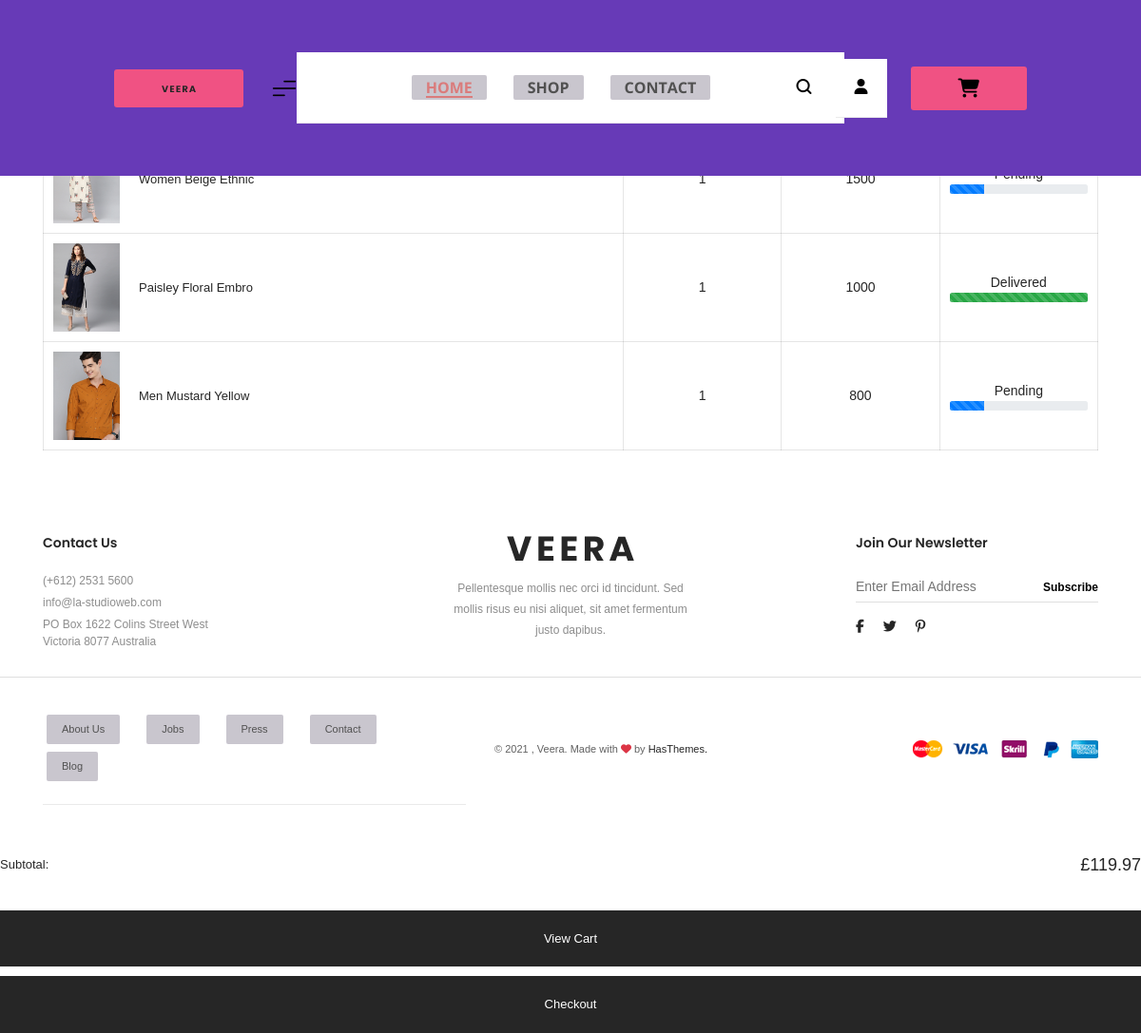
/myorder/ (signed in), run on the app's committed database.
### app/models.py (models this page shows, shortened)
class order(models.Model):
    user=models.ForeignKey(Reg,on_delete=models.CASCADE)
    cart=models.ForeignKey(Cart,on_delete=models.CASCADE)
    country=models.CharField(max_length=20)
    state=models.CharField(max_length=20)
    city=models.CharField(max_length=20)
    pincode=models.PositiveIntegerField()
    date=models.DateField(null=True)
    order_status=models.CharField(choices=bar,max_length=100,default='Pending')

class Cart(models.Model):
    user=models.ForeignKey(Reg, on_delete=models.CASCADE)
    prod=models.ForeignKey(product,on_delete=models.CASCADE)
    quantity=models.PositiveIntegerField()
    subtotle=models.PositiveIntegerField()
    status=models.BooleanField(default=False)

class product(models.Model):
    c_name=models.ForeignKey(category,on_delete=models.CASCADE)
    pname=models.CharField(max_length=20)
    pdis=models.TextField()
    price=models.PositiveIntegerField()
    img1=models.ImageField(upload_to='img1',null=True)
    img2=models.ImageField(upload_to='img2',null=True)

### app/views.py (the view)
# urls.py: path('myorder/',views.myorder,name='myorder'),
def myorder(request):
    cat=category.objects.all()
    user=request.session['user']
    data=order.objects.filter(user__email=user,cart__status=True)
    return render(request,'myorder.html',{'cat':cat,'data':data})

### app/templates/myorder.html
{% extends 'base.html' %}
{% load static %}
{% block body %}
<div id="wishlist-page-wrapper" class="pt-90 pt-md-60 pt-sm-50 pb-40 pb-md-10 pb-sm-10">
    <div class="container">
        <div class="row">
            <div class="col-lg-12">
                <div class="shopping-cart-list-area">
                    <div class="shopping-cart-table table-responsive">
                        <table class="table table-bordered text-center">
                            <thead>
                            <tr>
                                <th>Products</th>
                                <th>Quantity</th>
                                <th>Price</th>
                                <th>Status</th>
                            </tr>
                            </thead>
                            <tbody>
                            <tr>
                                {% for i in data %}
                                <td class="product-list">
                                    <div class="cart-product-item d-flex align-items-center">
                                        <a class="product-thumb">
                                            <img src="{{i.cart.prod.img1.url}}" alt="Product"/>
                                        </a>
                                        <a  class="product-name">{{i.cart.prod.pname}}</a>
                                    </div>
                                </td>
                                <td>{{i.cart.quantity}}</td>
                                <td>
                                    <span class="price">{{i.cart.subtotle}}</span>
                                </td>
                                <td>
                                    {{i.order_status}}
                                    {% if i.order_status == 'Pending' %}
                                    <div class="progress">
                                        <div class="progress-bar progress-bar-striped" role="progressbar" style="width: 25%" aria-valuenow="10" aria-valuemin="0" aria-valuemax="100"></div>
                                    </div>
                                    {% elif i.order_status == 'Accepted' %}
                                    <div class="progress">
                                        <div class="progress-bar progress-bar-striped" role="progressbar" style="width: 50%" aria-valuenow="10" aria-valuemin="0" aria-valuemax="100"></div>
                                    </div>
                                    {% elif i.order_status == 'Out for Delivery' %}
                                    <div class="progress">
                                        <div class="progress-bar progress-bar-striped" role="progressbar" style="width: 75%" aria-valuenow="10" aria-valuemin="0" aria-valuemax="100"></div>
                                    </div>
                                    {% elif i.order_status == 'Delivered' %}
                                    <div class="progress">
                                        <div class="progress-bar progress-bar-striped bg-success" role="progressbar" style="width: 100%" aria-valuenow="25" aria-valuemin="0" aria-valuemax="100"></div>
                                      </div>
                                    {% endif %}
                                </td>
                            </tr>
                            {% endfor %}
                            </tbody>
                        </table>
                    </div>
                </div>
            </div>
        </div>
    </div>
</div>
{% endblock body %}

### app/templates/base.html (shortened to what this page needs)
{% load static %}
<!DOCTYPE html>
<html class="no-js" lang="zxx">
<head>
    <link href="//maxcdn.bootstrapcdn.com/bootstrap/4.1.1/css/bootstrap.min.css" rel="stylesheet" id="bootstrap-css">
    <link href="{% static 'css/revslider/settings.css' %}" rel="stylesheet">
    <link href="{% static 'css/vendor/bootstrap.min.css' %}" rel="stylesheet">
    <link href="{% static 'css/vendor/font-awesome.css' %}" rel="stylesheet">
    <link href="{% static 'css/vendor/dl-icon.css' %}" rel="stylesheet">
    <link href="{% static 'css/plugins.css' %}" rel="stylesheet">
    <link href="{% static 'css/helper.min.css' %}" rel="stylesheet">
    <link href="{% static 'css/style.min.css' %}" rel="stylesheet">
    <link rel="stylesheet" href="css/demo.css">
	<link rel="stylesheet" href="css/form-register.css">
</head>
<body class="preloader-active">
<header id="header-area" class="fixed-top sticky-header">
    <div class="container-fluid">
        <div class="row">
            <div class="col-lg-12">
                <div class="header-content-wrapper d-flex align-items-center">
                    <div class="header-left-area d-flex align-items-center">
                        <div class="logo-area">
                            <a href="index.html"><img src="{% static 'img/logo.svg' %}" alt="Logo"/></a>
                        </div>
                        <div class="menu-icon-wrap">
                            <button class="menu-icon-bar modalActive" data-mfp-src="#left-offside-popup"><i
                                    class="dl-icon-menu5"></i></button>
                        </div>
                    </div>
                    <div class="header-mainmenu-area d-none d-lg-block">
                        <nav id="mainmenu-wrap">
                            <ul class="nav mainmenu justify-content-center">
                                <li><a class="current" href="index.html">Home</a></li>
                                <li class="dropdown-show mega-fullwidth"><a href="shop.html">Shop</a>
                                </li>
                                <li><a href="contact.html">Contact</a></li>
                            </ul>
                        </nav>
                    </div>
                    <div class="header-right-area d-flex justify-content-end align-items-center">
                        <button class="search-icon animate-modal-popup" data-mfp-src="#search-box-popup">
                            <i class="dl-icon-search1">
                            </i>
                        </button>
                        <ul class="user-area">
                            <li class="dropdown-show">
                                <button><i class="fa fa-user"></i></button>
                            </li>
                        </ul>
                            <a href="{% url 'showcart' %}" style="color: black;"> <i class="fa fa-shopping-cart" style="font-size:20px"></i>
                            </a>
                    </div>
                </div>
            </div>
        </div>
    </div>
</header>
{% block body %}
{% endblock body %}
<footer id="footer-area">
    <div class="footer-widget-area pt-40 pb-28">
        <div class="container">
            <div class="footer-widget-content">
                <div class="row">
                    <div class="col-md-4 col-lg-3 order-2 order-lg-1">
                        <div class="footer-widget-item-wrap">
                            <h3 class="widget-title">Contact Us</h3>
                            <div class="widget-body">
                                <div class="contact-text">
                                    <a href="#">(+612) 2531 5600</a>
                                    <a href="#">info@la-studioweb.com</a>
                                    <p>PO Box 1622 Colins Street West <br> Victoria 8077 Australia</p>
                                </div>
                            </div>
                        </div>
                    </div>
                    <div class="col-md-4 col-lg-6 order-1 text-left text-lg-center">
                        <div class="row">
                            <div class="col-lg-8 col-xl-6 m-auto">
                                <div class="footer-widget-item-wrap">
                                    <div class="widget-body">
                                        <div class="about-text">
                                            <a href="index.html"><img src="{% static 'img/logo.svg' %}" alt="Logo"/></a>
                                            <p>Pellentesque mollis nec orci id tincidunt. Sed mollis risus eu nisi
                                                aliquet, sit amet fermentum justo dapibus.</p>
                                        </div>
                                    </div>
                                </div>
                            </div>
                        </div>
                    </div>
                    <div class="col-md-4 col-lg-3 order-3">
                        <div class="footer-widget-item-wrap">
                            <h3 class="widget-title">Join Our Newsletter</h3>
                            <div class="widget-body">
                                <div class="newsletter-area">
                                    <form action="https://company.us19.list-manage.com/subscribe/post?u=2f2631cacbe4767192d339ef2&amp;id=24db23e68a"
                                          method="post" id="mc-form" class="mc-form">
                                        <input type="email" id="mc-email" autocomplete="off"
                                               placeholder="Enter Email Address" required/>
                                        <button class="btn" type="submit">subscribe</button>
                                    </form>
                                </div>
                                <div class="footer-social-icons nav mt-18">
                                    <a href="#" target="_blank"><i class="fa fa-facebook"></i></a>
                                    <a href="#" target="_blank"><i class="fa fa-twitter"></i></a>
                                    <a href="#" target="_blank"><i class="fa fa-pinterest-p"></i></a>
                                </div>
                            </div>
                        </div>
                    </div>
                </div>
            </div>
        </div>
    </div>
    <div class="footer-bottom-wrapper">
        <div class="container">
            <div class="row">
                <div class="col-md-5 col-lg-5 m-auto order-1">
                    <div class="footer-menu mb-sm-12">
                        <ul class="nav justify-content-center justify-content-md-start">
                            <li><a href="about.html">About Us</a></li>
                            <li><a href="#">Jobs</a></li>
                            <li><a href="#">Press</a></li>
                            <li><a href="contact.html">contact</a></li>
                            <li><a href="blog.html">Blog</a></li>
                        </ul>
                    </div>
                </div>
                <div class="col-md-4 col-lg-4 m-auto text-center text-md-left order-3 order-md-2">
                    <div class="copyright-text mt-sm-10">
                        <p>©
                            , Veera. Made with <i class="fa fa-heart text-danger"></i> by <a
                                    href="https://hasthemes.com/" target="_blank">HasThemes.</a></p>
                    </div>
                </div>
                <div class="col-md-3 col-lg-3 m-auto text-center text-md-right order-2 order-md-3">
                    <img src="{% static 'img/payments.png' %}" alt="Payment Method"/>
                </div>
            </div>
        </div>
    </div>
</footer>
<div class="modalSearchBox" id="search-box-popup">
</div>
        <div class="minicart-calculation-wrap d-flex justify-content-between align-items-center">
            <span class="cal-title">Subtotal:</span>
            <span class="cal-amount">£119.97</span>
        </div>
        <div class="minicart-btn-group mt-38">
            <a href="cart.html" class="btn btn-black ">View Cart</a>
            <a href="checkout.html" class="btn btn-black mt-10">checkout</a>
        </div>
</body>
</html>

### app/static/css/demo.css (style rules this page uses)
* { margin: 0; padding: 0; box-sizing: border-box; }
html { background-color: #efefef; }
body { font:14px/1.5 Arial, Helvetica, sans-serif; margin:0; }
header { box-sizing: border-box; text-align: center; width: 100%; padding: 25px 40px; background-color: #673AB7; overflow: hidden; }
header a { color:#fff; float: right; text-decoration: none; display: inline-block; padding: 13px 50px; border-radius: 3px; font: bold 14px/1 'Open Sans', sans-serif; text-transform: uppercase; background-color:#F05283; }
ul { list-style: none; border-bottom: 1px solid #EAEAEA; background-color: #FFF; padding: 20px; margin-top: 0; text-align: center; margin-bottom: 75px; }
ul a { text-decoration: none; color: #FFF; text-align: left; background-color: #BCB8C2; padding: 10px 16px; border-radius: 2px; opacity: 0.8; font-size: 16px; display: inline-block; margin: 4px; line-height: 1; outline: none; transition: 0.2s ease; }
ul li { display: inline-block; }

### app/static/css/form-register.css (style rules this page uses)
html { background-color: #f3f3f3; }

### data on the page
order: cart.prod.img1 (picture), cart.prod.pname "Women Beige Ethnic", cart.quantity "1", cart.subtotle "1500", order_status "Pending" (drawn)
order: cart.prod.img1 (picture), cart.prod.pname "Paisley Floral Embro", cart.quantity "1", cart.subtotle "1000", order_status "Delivered"
order: cart.prod.img1 (picture), cart.prod.pname "Men Mustard Yellow", cart.quantity "1", cart.subtotle "800", order_status "Pending"
